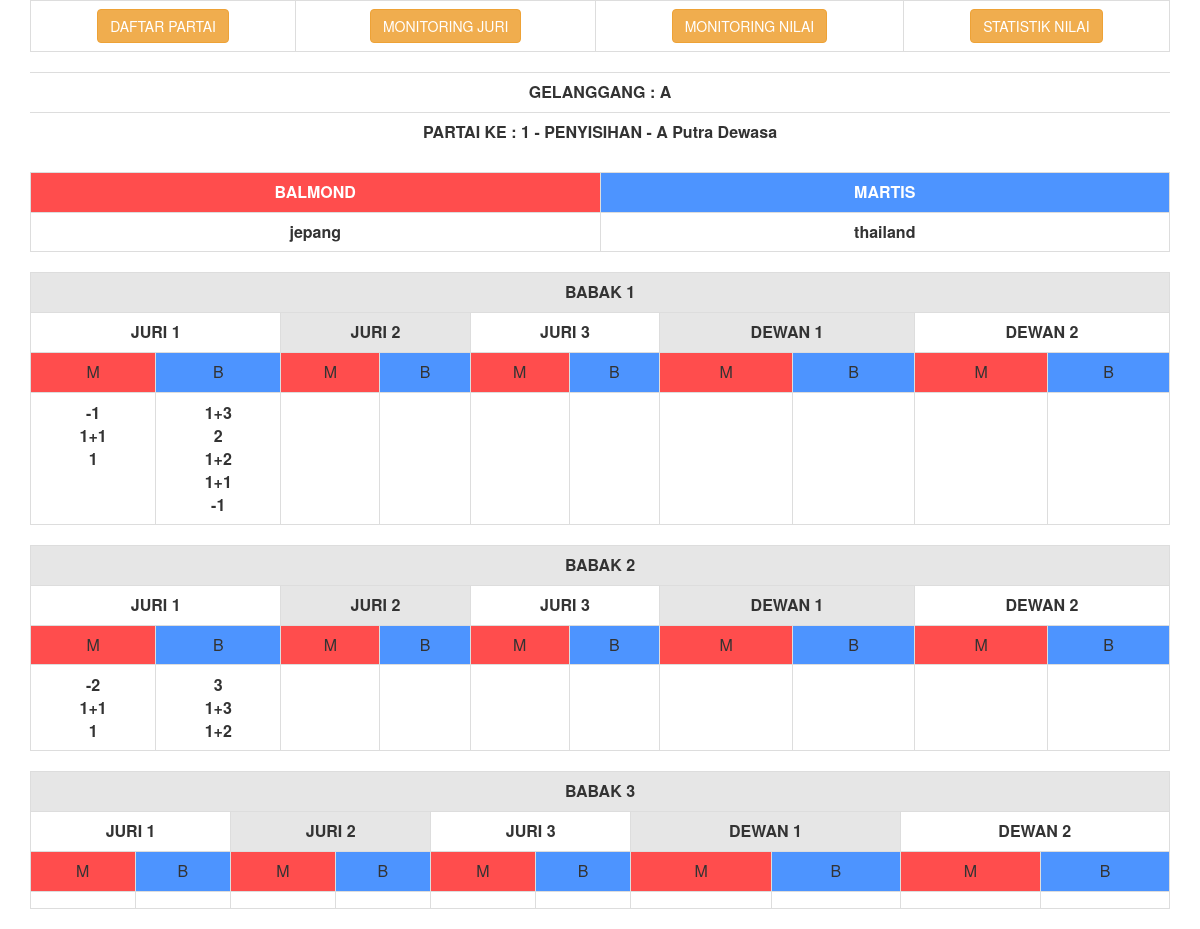
Screenshot of /nilai/monitor_nilai.php?id_partai=3 with the database file from the repository.
### tables this page shows
CREATE TABLE `jadwal_tanding` (
  `id_partai` int(11) NOT NULL,
  `tgl` date NOT NULL,
  `kelas` varchar(55) NOT NULL,
  `gelanggang` varchar(2) NOT NULL,
  `partai` varchar(4) NOT NULL,
  `nm_merah` varchar(55) NOT NULL,
  `kontingen_merah` varchar(55) NOT NULL,
  `nm_biru` varchar(55) NOT NULL,
  `kontingen_biru` varchar(55) NOT NULL,
  `status` varchar(55) NOT NULL DEFAULT '-',
  `pemenang` varchar(150) NOT NULL DEFAULT '-',
  `babak` varchar(55) DEFAULT NULL,
  `medali` varchar(2) NOT NULL DEFAULT '0',
  `aktif` varchar(2) NOT NULL DEFAULT '0'
);

CREATE TABLE `nilai_tanding` (
  `id_nilai` int(11) NOT NULL,
  `id_jadwal` varchar(5) NOT NULL,
  `id_juri` varchar(1) NOT NULL,
  `button` varchar(55) NOT NULL,
  `nilai` int(11) NOT NULL,
  `sudut` varchar(55) NOT NULL,
  `babak` varchar(5) NOT NULL
);

### nilai/monitor_nilai.php (the view, shortened to what this page needs)
<?php
	include "../backend/includes/connection.php";
	$id_partai = (int) $_GET['id_partai'];
	$sqljadwal = "SELECT * FROM jadwal_tanding
					WHERE id_partai='$id_partai'";
	$jadwal_tanding = mysqli_query($koneksi,$sqljadwal);
	$jadwal = mysqli_fetch_array($jadwal_tanding);
?>
<html>
<head>
  <link rel="stylesheet" href="css/bootstrap.min.css">
</head>
<body>
<div class="container">
	<div class="table-responsive">
		<table class="table table-bordered">
			<tr class="text-center">
				<td><a href="index.php" class="btn btn-warning" role="button">DAFTAR PARTAI</a></td>
				<td><a href="monitor_nilai.php?id_partai=<?php echo $jadwal['id_partai']; ?>" class="btn btn-warning" role="button">MONITORING JURI</a></td>
				<td><a href="view_tanding_kp.php?id_partai=<?php echo $jadwal['id_partai']; ?>" class="btn btn-warning" role="button">MONITORING NILAI</a></td>
				<td><a href="view_stats.php?id_partai=<?php echo $jadwal['id_partai']; ?>" class="btn btn-warning" role="button">STATISTIK NILAI</a></td>
			</tr>
		</table>
	</div>
	<div class="table-responsive">
		<table class="table">
			<tr class="text-center" style="font-weight: bold;">
				<td colspan="10">GELANGGANG : <?php echo $jadwal['gelanggang']; ?></td>
			</tr>
			<tr class="text-center" style="font-weight: bold;">
				<td colspan="10">
					PARTAI KE : <?php echo $jadwal['partai']; ?> -
					<?php echo $jadwal['babak']; ?> -
					<?php echo $jadwal['kelas']; ?>
				</td>
			</tr>
		</table>
		<table class="table table-bordered">
			<tr class="text-center" style="font-weight: bold; color: white;">
				<td colspan="5" bgcolor="#ff4d4d" width="50%"><?php echo $jadwal['nm_merah']; ?></td>
				<td colspan="5" bgcolor="#4d94ff" width="50%"><?php echo $jadwal['nm_biru']; ?></td>
			</tr>
			<tr class="text-center" style="font-weight: bold;">
				<td colspan="5" width="50%"><?php echo $jadwal['kontingen_merah']; ?></td>
				<td colspan="5" width="50%"><?php echo $jadwal['kontingen_biru']; ?></td>
			</tr>
		</table>
		<div id="content_babak">
			<table class="table table-bordered">
				<tr class="text-center" style="font-weight: bold;" bgcolor="#e6e6e6">
					<td colspan="10">BABAK 1</td>
				</tr>
				<tr class="text-center" style="font-weight: bold;">
					<td colspan="2">JURI 1</td>
					<td colspan="2" bgcolor="#e6e6e6">JURI 2</td>
					<td colspan="2">JURI 3</td>
					<td colspan="2" bgcolor="#e6e6e6">DEWAN 1</td>
					<td colspan="2">DEWAN 2</td>
				</tr>
				<tr class="text-center">
					<td bgcolor="#ff4d4d">M</td>
					<td bgcolor="#4d94ff">B</td>
					<td bgcolor="#ff4d4d">M</td>
					<td bgcolor="#4d94ff">B</td>
					<td bgcolor="#ff4d4d">M</td>
					<td bgcolor="#4d94ff">B</td>
					<td bgcolor="#ff4d4d">M</td>
					<td bgcolor="#4d94ff">B</td>
					<td bgcolor="#ff4d4d">M</td>
					<td bgcolor="#4d94ff">B</td>
				</tr>
				<tr class="text-center">
					<td>
						<table style="width: 100%;">
							<?php
								$sqljadwal = "SELECT id_nilai,id_jadwal,button FROM nilai_tanding WHERE id_jadwal=$id_partai AND babak=1 AND id_juri=1 AND sudut='merah' ORDER BY id_nilai DESC";
								$jadwal_tanding = mysqli_query($koneksi,$sqljadwal);
								while($item = mysqli_fetch_array($jadwal_tanding)):
							?>
								<tr>
									<th class="text-center"><?=$item['button']?></th>
								</tr>
							<?php endwhile;?>
						</table>
					</td>
					<td>
						<table style="width: 100%;">
							<?php
								$sqljadwal = "SELECT id_nilai,id_jadwal,button FROM nilai_tanding WHERE id_jadwal=$id_partai AND babak=1 AND id_juri=1 AND sudut='biru' ORDER BY id_nilai DESC";
								$jadwal_tanding = mysqli_query($koneksi,$sqljadwal);
								while($item = mysqli_fetch_array($jadwal_tanding)):
							?>
								<tr>
									<th class="text-center"><?=$item['button']?></th>
								</tr>
							<?php endwhile;?>
						</table>
					</td>
					<td>
					</td>
					<td>
					</td>
					<td>
					</td>
					<td>
					</td>
					<td>
					</td>
					<td>
					</td>
					<td>
					</td>
					<td>
					</td>
				</tr>
			</table>
			<table class="table table-bordered">
				<tr class="text-center" style="font-weight: bold;" bgcolor="#FFFF00">
					<td colspan="10" bgcolor="#e6e6e6">BABAK 2</td>
				</tr>
				<tr class="text-center" style="font-weight: bold;">
					<td colspan="2">JURI 1</td>
					<td colspan="2" bgcolor="#e6e6e6">JURI 2</td>
					<td colspan="2">JURI 3</td>
					<td colspan="2" bgcolor="#e6e6e6">DEWAN 1</td>
					<td colspan="2">DEWAN 2</td>
				</tr>
				<tr class="text-center">
					<td bgcolor="#ff4d4d">M</td>
					<td bgcolor="#4d94ff">B</td>
					<td bgcolor="#ff4d4d">M</td>
					<td bgcolor="#4d94ff">B</td>
					<td bgcolor="#ff4d4d">M</td>
					<td bgcolor="#4d94ff">B</td>
					<td bgcolor="#ff4d4d">M</td>
					<td bgcolor="#4d94ff">B</td>
					<td bgcolor="#ff4d4d">M</td>
					<td bgcolor="#4d94ff">B</td>
				</tr>
				<tr class="text-center">
					<td>
						<table style="width: 100%;">
							<?php
								$sqljadwal = "SELECT id_nilai,id_jadwal,button FROM nilai_tanding WHERE id_jadwal=$id_partai AND babak=2 AND id_juri=1 AND sudut='merah' ORDER BY id_nilai DESC";
								$jadwal_tanding = mysqli_query($koneksi,$sqljadwal);
								while($item = mysqli_fetch_array($jadwal_tanding)):
							?>
								<tr>
									<th class="text-center"><?=$item['button']?></th>
								</tr>
							<?php endwhile;?>
						</table>
					</td>
					<td>
						<table style="width: 100%;">
							<?php
								$sqljadwal = "SELECT id_nilai,id_jadwal,button FROM nilai_tanding WHERE id_jadwal=$id_partai AND babak=2 AND id_juri=1 AND sudut='biru' ORDER BY id_nilai DESC";
								$jadwal_tanding = mysqli_query($koneksi,$sqljadwal);
								while($item = mysqli_fetch_array($jadwal_tanding)):
							?>
								<tr>
									<th class="text-center"><?=$item['button']?></th>
								</tr>
							<?php endwhile;?>
						</table>
					</td>
					<td>
					</td>
					<td>
					</td>
					<td>
					</td>
					<td>
					</td>
					<td>
					</td>
					<td>
					</td>
					<td>
					</td>
					<td>
					</td>
				</tr>
			</table>
			<table class="table table-bordered">
				<tr class="text-center" style="font-weight: bold;" bgcolor="#e6e6e6">
					<td colspan="10"> BABAK 3</td>
				</tr>
				<tr class="text-center" style="font-weight: bold;">
					<td colspan="2">JURI 1</td>
					<td colspan="2" bgcolor="#e6e6e6">JURI 2</td>
					<td colspan="2">JURI 3</td>
					<td colspan="2" bgcolor="#e6e6e6">DEWAN 1</td>
					<td colspan="2">DEWAN 2</td>
				</tr>
				<tr class="text-center">
					<td bgcolor="#ff4d4d">M</td>
					<td bgcolor="#4d94ff">B</td>
					<td bgcolor="#ff4d4d">M</td>
					<td bgcolor="#4d94ff">B</td>
					<td bgcolor="#ff4d4d">M</td>
					<td bgcolor="#4d94ff">B</td>
					<td bgcolor="#ff4d4d">M</td>
					<td bgcolor="#4d94ff">B</td>
					<td bgcolor="#ff4d4d">M</td>
					<td bgcolor="#4d94ff">B</td>
				</tr>
				<tr class="text-center">
					<td>
					</td>
					<td>
					</td>
					<td>
					</td>
					<td>
					</td>
					<td>
					</td>
					<td>
					</td>
					<td>
					</td>
					<td>
					</td>
					<td>
					</td>
					<td>
					</td>
				</tr>
			</table>
		</div>
	</div>
</div>
</body>
</html>

### rows the page displays
jadwal_tanding: gelanggang "A", partai "1", babak "PENYISIHAN", kelas "A Putra Dewasa", nm_merah "BALMOND", nm_biru "MARTIS", kontingen_merah "jepang", kontingen_biru "thailand"
nilai_tanding: button "-1"
nilai_tanding: button "1+1"
nilai_tanding: button "1"
nilai_tanding: button "1+3"
nilai_tanding: button "2"
nilai_tanding: button "1+2"
nilai_tanding: button "1+1"
nilai_tanding: button "-1"
nilai_tanding: button "-2"
nilai_tanding: button "1+1"
nilai_tanding: button "1"
nilai_tanding: button "3"
nilai_tanding: button "1+3"
nilai_tanding: button "1+2"
